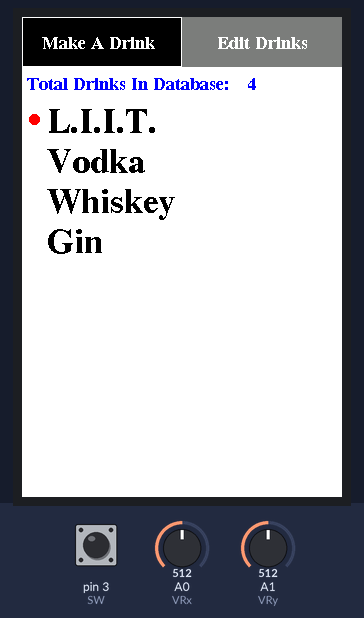
A sketch run on a simulated Arduino Mega 2560, built with avr-gcc and run on an emulated ATmega2560. Shown: 320×480 colour display. Inputs (shaded band) come from the test bench; at power-on: pin 3 (SW) HIGH, A1 (VRy) = 512, A0 (VRx) = 512. What the sketch prints to the serial monitor is not drawn.

Above: at 1.5 s.
1.6 s: pin 3 (SW) pulled LOW for 1 s
At 3.6 s:
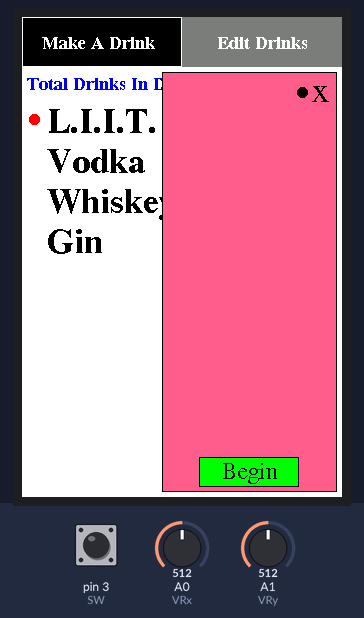
4.1 s: A1 (VRy) set to 1023
At 4.9 s:
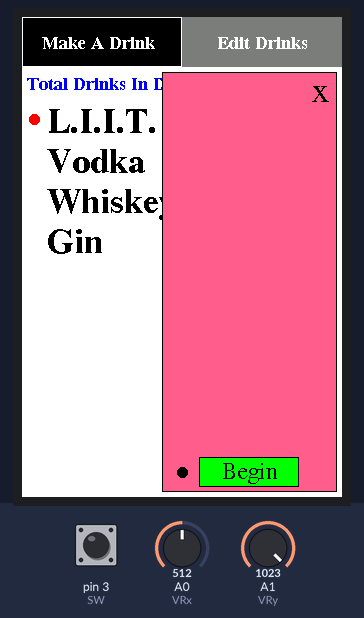
5.7 s: pin 3 (SW) pulled LOW for 0.15 s
At 5.81 s:
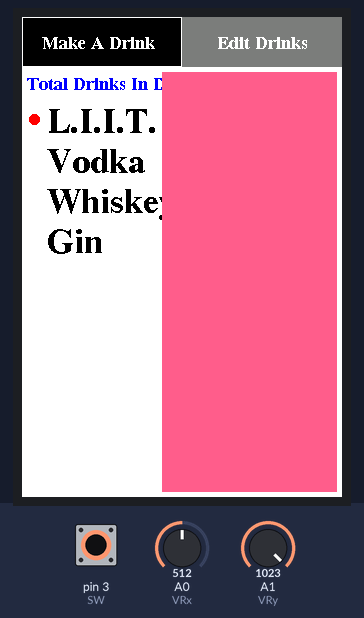
8.8 s: A0 (VRx) set to 532
14.8 s: A1 (VRy) set to 623
17.8 s: A1 (VRy) set to 594
Timing chart, 0 to 20.3 s (numbered marks = the images above; inputs shaded):
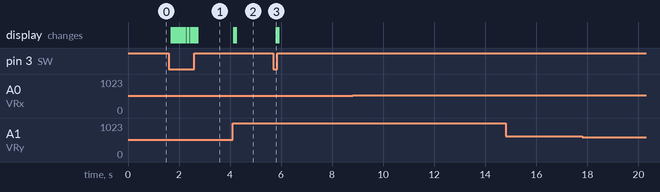

The sketch:

Bar_UI.ino
```cpp
/*
  This example draws fonts (as used by the Adafruit_GFX library) onto the
  screen. These fonts are called the GFX Free Fonts (GFXFF) in this library.

  Other True Type fonts could be converted using the utility within the
  "fontconvert" folder inside the library. This converted has also been
  copied from the Adafruit_GFX library.

  Since these fonts are a recent addition Adafruit do not have a tutorial
  available yet on how to use the utility.   Linux users will no doubt
  figure it out!  In the meantime there are 48 font files to use in sizes
  from 9 point to 24 point, and in normal, bold, and italic or oblique
  styles.

  This example sketch uses both the print class and drawString() functions
  to plot text to the screen.

  Make sure LOAD_GFXFF is defined in the User_Setup.h file within the
  TFT_HX8357 library folder.

  --------------------------- NOTE ----------------------------------------
  The free font encoding format does not lend itself easily to plotting
  the background without flicker. For values that changes on screen it is
  better to use Fonts 1- 8 which are encoded specifically for rapid
  drawing with background.
  -------------------------------------------------------------------------

  >>>>>>>>>>>>>>>>>>>>>>>>>>> WARNING <<<<<<<<<<<<<<<<<<<<<<<<<<<<<<<<<<<<<

  This sketch  is at the limit of how many fonts can be
  loaded in the Mega's memory.

  As supplied with the default settings the sketch has 11 fonts loaded,
  i.e. GLCD (Font 1), Font 2, Font 4, Font 6, Font 7, Font 8 and five Free Fonts,
  even though they are not all used in the sketch.

  Disable fonts you do not need in User_Setup.h in the library folder.

  If too many fonts are loaded they may occupy more than 64K bytes and the
  Due will crash or corrupted characters will be drawn, even though the
  sketch compiles and uploads correctly.

  This is a limit imposed by the Arduino environment.

  #########################################################################
  ###### DON'T FORGET TO UPDATE THE User_Setup.h FILE IN THE LIBRARY ######
  #########################################################################
*/

#include <TFT_HX8357.h> // Hardware-specific library

#include "Free_Fonts.h" // Include the header file attached to this sketch

TFT_HX8357 tft = TFT_HX8357();       // Invoke custom library

unsigned long drawTime = 0;

bool hasInput = false;

int lightBlue = 0x8cfaf1;

int VRx = A0;
int VRy = A1;
int SW = 3;

int xPosition = 0;
int yPosition = 0;
int SW_state = 0;
int mapX = 0;
int mapY = 0;

int xpos =  0;
int ypos = 40;

int page = 0;
int drinkSelecting = 0;
bool selectionTab = false;
bool canCloseDrink = false;
bool canOpenDrink = true;


char *drinks[20];
int amountOfDrinks;

int selectionMenu = 0;


void setup(void) {

  tft.begin();
  tft.setRotation(2);

  Serial.begin(9600);

  pinMode(VRx, INPUT);
  pinMode(VRy, INPUT);
  pinMode(SW, INPUT_PULLUP);

  digitalWrite(SW, HIGH);

  tft.fillScreen(TFT_WHITE);

  drawHeader();
  drawWords();
  drinkPresets();
}

void loop() {

  checkForInput();

}

void checkForInput()
{

  tft.fillRect(0, 0, tft.width() / 2, 50, TFT_BLACK);
  tft.fillRect(tft.width() / 2, 0, tft.width() / 2, 50, TFT_DARKGREY);

  drawHeader();

  if(page == 0)
  drawWords();

  for(int i = 0; i < 100000; i++)
  {

  xPosition = analogRead(VRx);
  yPosition = analogRead(VRy);
  SW_state = digitalRead(SW);
  mapX = map(xPosition, 0, 1023, -512, 512);
  mapY = map(yPosition, 0, 1023, -512, 512);

  if(isRight() && selectionTab == false)
  {
    page = 1;
    pageManager();
  }
    else
    if(isLeft() && selectionTab == false)
    {
      page = 0;
      pageManager();
    }

if(page == 0 && selectionTab == false)
{
    int x = 12;
    int y = drinkSelecting * 40 + 102;

    tft.fillCircle(x, y, 5, TFT_RED);

    if(isDown())
    {
      if(drinkSelecting != amountOfDrinks - 1)
      {
      tft.fillCircle(x, y, 5, TFT_WHITE);
      drinkSelecting++;
      y = drinkSelecting * 40 + 102;
      tft.fillCircle(x, y, 5, TFT_RED);
      delay(100);
      }
    }
    else
    if(isUp())
    {
      if(drinkSelecting != 0)
      {
      tft.fillCircle(x, y, 5, TFT_WHITE);
      drinkSelecting--;
      y = drinkSelecting * 40 + 102;
      tft.fillCircle(x, y, 5, TFT_RED);
      delay(100);
      }

    }
}

  if(selectionTab)
  {
    if(isUp() && selectionMenu == 1)
    {
        selectionMenu = 0;
        drinkSelected();
    }
      else
      if(isDown() && selectionMenu == 0 && canOpenDrink)
      {
      selectionMenu = 1;
      drinkSelected();
      }

      if(SW_state == 1)
      {
        canCloseDrink = true;
      }

      if(SW_state == 0 && selectionMenu == 0 && canCloseDrink)
  {
    selectionTab = false;
    resetBackground();
    drawWords();
    canCloseDrink = false;
    canOpenDrink = false;
  }
  }

  Serial.print("X: ");
  Serial.print(mapX);
  Serial.print(" | Y: ");
  Serial.print(mapY);
  Serial.print(" | Button: ");
  Serial.println(SW_state);

    delay(50);

  if(!canOpenDrink && SW_state == 1)
    canOpenDrink = true;

    if(SW_state == 0 && page == 0 && canOpenDrink)
    drinkSelected();
  }

}

void pageManager()
{
  if(page == 0)
    {
      drawHeader();
      drawWords();

    }
    else
    if(page == 1)
    {
      resetBackground();
      drawHeader();
    }
}

void drawHeader()
{
   if(page == 0)
    {
      tft.drawRect(0, 0, tft.width() / 2, 50, TFT_WHITE);
      tft.drawRect(tft.width() / 2, 0, tft.width() / 2, 50, TFT_DARKGREY);
    }
      else
      {
         tft.drawRect(tft.width() / 2, 0, tft.width() / 2, 50, TFT_WHITE);
         tft.drawRect(0, 0, tft.width() / 2, 50, TFT_BLACK);
      }

  tft.setTextColor(TFT_WHITE);
  tft.setFreeFont(FSB9);
  tft.drawString("Make A Drink", 20, 19, GFXFF);
  tft.drawString("Edit Drinks", 195, 19, GFXFF);
}

void drinkPresets()
{
  for(int i = 0; i < 20; i++)
    drinks[i] = "";

  drinks[0] = "L.I.I.T.";
  drinks[1] = "Vodka";
  drinks[2] = "Whiskey";
  drinks[3] = "Gin";

  for(int i = 0; i < 20; i++)
  {
    if(drinks[i] == "")
    {
    amountOfDrinks = i;
    break;
    }
  }


      tft.setFreeFont(FSB9);
      tft.setTextColor(TFT_BLUE);
      tft.drawString("Total Drinks In Database: ", 5, 60, GFXFF);
      tft.drawNumber(amountOfDrinks, 225, 60, GFXFF);


}

void drawWords()
{


  drinkPresets();

  int x = 25;
  int y = 90;

  tft.setTextColor(TFT_BLACK);
  tft.setFreeFont(FSB18);
  for(int i = 0; i < amountOfDrinks; i++)
  {
    char *string = drinks[i];
    tft.drawString(string, x, y, GFXFF);
    y += 40;
  }

  xpos = tft.width() / 2; // Half the screen width
  ypos = 70;


  //tft.setFreeFont(FSB12);                               // Select the font
  ypos += tft.fontHeight(GFXFF);                        // Get the font height and move ypos down
}


void drinkSelected()
{

  selectionTab = true;
  tft.fillRect(140, 55, 175, 420, lightBlue);
  tft.drawRect(140, 55, 175, 420, TFT_BLACK);
  tft.setFreeFont(FS18);
  tft.drawString("x", 290, 60, GFXFF);
  tft.fillRect(177.5, tft.height() - 40, 100, 30, TFT_GREEN);
  tft.drawRect(177.5, tft.height() - 40, 100, 30, TFT_BLACK);
  tft.setFreeFont(FS12);
  tft.drawString("Begin", 200, tft.height() - 35, GFXFF);

  if(selectionMenu == 0)
  {
    tft.fillCircle(280, 75, 5, TFT_BLACK);
    tft.fillCircle(160, tft.height() - 25, 5, lightBlue);
  }
  else
  {
    tft.fillCircle(160, tft.height() - 25, 5, TFT_BLACK);
    tft.fillCircle(280, 75, 5, lightBlue);
  }

}

bool isUp()
{
  if(mapY == -512)
  return true;
  else
  return false;
}

bool isDown()
{
  if(mapY == 512)
  return true;
  else
  return false;
}

bool isRight()
{
  if(mapX == 512)
  return true;
  else
  return false;
}

bool isLeft()
{
  if(mapX == -512)
  return true;
  else
  return false;
}

// Print the header for a display screen
void header(char *string)
{
  tft.setTextSize(1);
  tft.setTextColor(TFT_MAGENTA);
  tft.fillRect(0, 0, 480, 30, TFT_BLUE);
  tft.setTextDatum(TC_DATUM);
  tft.drawString(string, 239, 2, 4); // Font 4 for fast drawing with background
}

void resetBackground()
{
  tft.fillRect(0, 50, tft.width(), tft.height() - 50, TFT_WHITE);
}

// There follows a crude way of flagging that this example sketch needs fonts which
// have not been enbabled in the User_Setup.h file inside the TFT_HX8357 library.
//
// These lines produce errors during compile time if settings in User_Setup are not correct
//
// The error will be "does not name a type" but ignore this and read the text between ''
// it will indicate which font or feature needs to be enabled
//
// Either delete all the following lines if you do not want warnings, or change the lines
// to suit your sketch modifications.

#ifndef LOAD_GLCD
//ERROR_Please_enable_LOAD_GLCD_in_User_Setup
#endif

#ifndef LOAD_FONT2
//ERROR_Please_enable_LOAD_FONT2_in_User_Setup!
#endif

#ifndef LOAD_FONT4
//ERROR_Please_enable_LOAD_FONT4_in_User_Setup!
#endif

#ifndef LOAD_FONT6
//ERROR_Please_enable_LOAD_FONT6_in_User_Setup!
#endif

#ifndef LOAD_FONT7
//ERROR_Please_enable_LOAD_FONT7_in_User_Setup!
#endif

#ifndef LOAD_FONT8
//ERROR_Please_enable_LOAD_FONT8_in_User_Setup!
#endif

#ifndef LOAD_GFXFF
ERROR_Please_enable_LOAD_GFXFF_in_User_Setup!
#endif
```

Source omitted: Free_Fonts.h (9975 bytes)

Measured:
- after the input at 1.6 s, the display: first changes after 0.09 s (image 1 shows a later state)
- after the input at 4.1 s, the display: first changes at once (image 2 shows a later state)
- after the input at 5.7 s, the display: changes after 0.10 s (image 3)
- after the input at 8.8 s, every drawn part: stays the same
- after the input at 14.8 s, every drawn part: stays the same
- after the input at 17.8 s, every drawn part: stays the same
